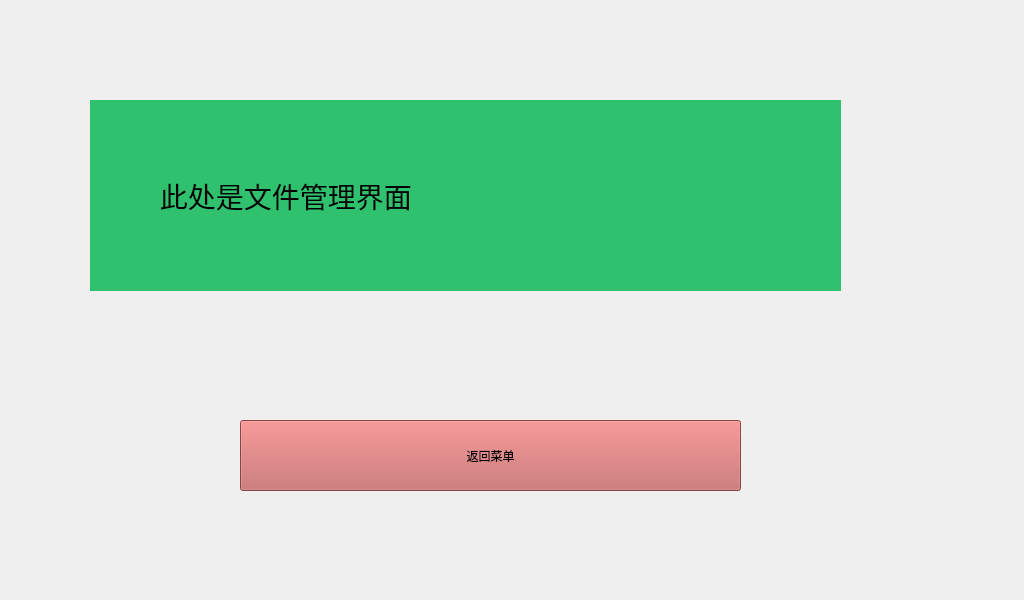
<?xml version="1.0" encoding="UTF-8"?>
<ui version="4.0">
 <class>fops</class>
 <widget class="QWidget" name="fops">
  <property name="geometry">
   <rect>
    <x>0</x>
    <y>0</y>
    <width>1024</width>
    <height>600</height>
   </rect>
  </property>
  <property name="windowTitle">
   <string>Form</string>
  </property>
  <widget class="QPushButton" name="back_menu_bt">
   <property name="geometry">
    <rect>
     <x>240</x>
     <y>420</y>
     <width>501</width>
     <height>71</height>
    </rect>
   </property>
   <property name="styleSheet">
    <string notr="true">background-color: rgb(193, 95, 95);</string>
   </property>
   <property name="text">
    <string>返回菜单</string>
   </property>
   <property name="icon">
    <iconset>
     <normalon>:/images/exit.png</normalon>
    </iconset>
   </property>
   <property name="iconSize">
    <size>
     <width>40</width>
     <height>40</height>
    </size>
   </property>
  </widget>
  <widget class="QLabel" name="label">
   <property name="geometry">
    <rect>
     <x>90</x>
     <y>100</y>
     <width>751</width>
     <height>191</height>
    </rect>
   </property>
   <property name="font">
    <font>
     <pointsize>21</pointsize>
    </font>
   </property>
   <property name="styleSheet">
    <string notr="true">background-color: rgb(48, 193, 111);</string>
   </property>
   <property name="text">
    <string>         此处是文件管理界面</string>
   </property>
  </widget>
 </widget>
 <resources/>
 <connections/>
</ui>
